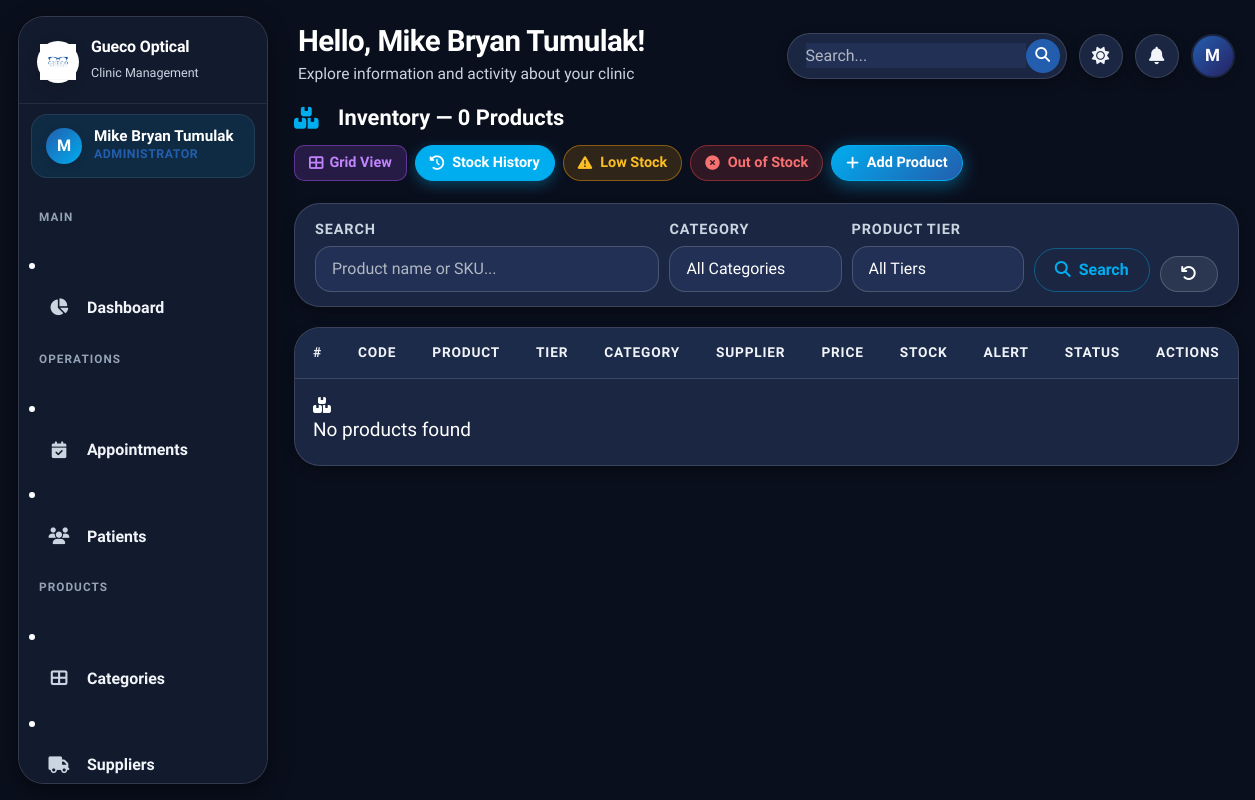
/admin/inventory.php?stock=low (signed in), run on the app's committed database.
### tables this page shows
CREATE TABLE `users` (
  `id` int(11) NOT NULL AUTO_INCREMENT,
  `full_name` varchar(100) NOT NULL,
  `email` varchar(100) NOT NULL,
  `password` varchar(255) NOT NULL,
  `role` enum('admin','doctor','saleslady') NOT NULL,
  `phone` varchar(20) DEFAULT NULL,
  `status` enum('active','inactive') DEFAULT 'active',
  `profile_photo` varchar(255) DEFAULT NULL,
  `created_at` timestamp NOT NULL DEFAULT current_timestamp(),
  `updated_at` timestamp NOT NULL DEFAULT current_timestamp() ON UPDATE current_timestamp(),
  PRIMARY KEY (`id`),
  UNIQUE KEY `email` (`email`)
);

### config/functions.php (called while the page is built, shortened)
<?php
function getCurrentUser(): ?array {
    try {
        $db = getDB();
        $stmt = $db->prepare("SELECT id, full_name, role, email, phone, status FROM users WHERE id = ?");
        $stmt->execute([$_SESSION['user_id']]);
        $user = $stmt->fetch();
        if ($user) {
            $currentUser = $user;
            return $currentUser;
        }
    } catch (Exception $e) {
    }
    $currentUser = [
        'id'        => $_SESSION['user_id'] ?? 0,
        'full_name' => $_SESSION['user_name'] ?? 'User',
        'role'      => $_SESSION['user_role'] ?? 'guest',
        'email'     => $_SESSION['user_email'] ?? '',
    ];
    return $currentUser;
}
function getRoleLabel(string $role): string {
    return match($role) {
        'admin'     => 'Administrator',
        'doctor'    => 'Optometrist',
        'saleslady' => 'Saleslady / Cashier',
        default     => ucfirst($role),
    };
}
function sanitize(?string $value): string {
    return htmlspecialchars(strip_tags(trim($value)), ENT_QUOTES, 'UTF-8');
}
function getClinicLogoUrl(string $basePrefix = ''): string {
    static $cachedLogo = null;
    try {
        $db = getDB();
        $stmt = $db->prepare("SELECT setting_value FROM site_settings WHERE setting_key = 'clinic_logo' LIMIT 1");
        $stmt->execute();
        $custom = $stmt->fetchColumn();
        if (!empty($custom) && file_exists(__DIR__ . '/../' . ltrim($custom, '/'))) {
            $cachedLogo = ltrim($custom, '/');
        } else {
            $cachedLogo = 'assets/images/logo.png';
        }
    } catch (Throwable $e) {
        $cachedLogo = 'assets/images/logo.png';
    }
    $realFile = __DIR__ . '/../' . $cachedLogo;
    $ver = file_exists($realFile) ? filemtime($realFile) : '2';
    $cachedLogo .= '?v=' . $ver;
    return $basePrefix . $cachedLogo;
}

### admin/inventory.php (the view, shortened to what this page needs)
<?php
require_once __DIR__ . '/../config/functions.php';
$db = getDB();
$search = sanitize($_GET['search'] ?? '');
$stockFilter = $_GET['stock'] ?? '';
$where = ['1=1']; $params = [];
if ($stockFilter === 'low') { $where[] = 'p.stock_quantity <= p.low_stock_alert'; }
$whereStr = implode(' AND ', $where);
$products = $db->prepare("
    SELECT p.*, c.name as cat_name, s.company_name as supplier_name
    FROM products p
    JOIN categories c ON c.id=p.category_id
    LEFT JOIN suppliers s ON s.id=p.supplier_id
    WHERE $whereStr ORDER BY c.name, p.name ASC
");
$products->execute($params); $products = $products->fetchAll();
$extraHead = '<link rel="stylesheet" href="'.BASE_URL.'assets/css/pages/inventory.css?v='.time().'">';
include __DIR__ . '/../includes/header.php';
?>
<div class="section-header">
  <h5><i  class="fas fa-boxes me-2 inv-b6b6a8"></i>Inventory — <?= count($products) ?> Products</h5>
  <div class="inv-96b971">
    <button id="viewToggleBtn" class="btn btn-view-toggle btn-sm" onclick="toggleView()"><i class="fas fa-th-large"></i> Grid View</button>
    <a href="inventory_logs.php" class="btn btn-info btn-sm text-white"><i class="fas fa-history"></i> Stock History</a>
    <a href="?stock=low" class="btn btn-warning btn-sm"><i class="fas fa-exclamation-triangle"></i> Low Stock</a>
    <a href="?stock=out" class="btn btn-danger btn-sm"><i class="fas fa-times-circle"></i> Out of Stock</a>
    <button class="btn btn-primary btn-sm" onclick="openModal('addProductModal')"><i class="fas fa-plus"></i> Add Product</button>
  </div>
</div>
<div  class="card inv-684111">
  <div  class="card-body inv-140fb6">
    <form method="GET" class="inv-7cdce4">
      <div class="inv-ce6b9e"><label  class="form-label inv-7c8fee">Search</label>
        <input type="text" name="search" class="form-control" placeholder="Product name or SKU..." value="<?= htmlspecialchars($search) ?>"></div>
      <div class="inv-398dad"><label  class="form-label inv-7c8fee">Category</label>
        <select name="cat" class="form-select">
          <option value="">All Categories</option>
        </select></div>
      <div class="inv-398dad"><label  class="form-label inv-7c8fee">Product Tier</label>
        <select name="tier" class="form-select">
          <option value="">All Tiers</option>
        </select></div>
      <div><button type="submit" class="btn btn-outline-primary"><i class="fas fa-search"></i> Search</button></div>
      <div><a href="inventory.php" class="btn btn-secondary"><i class="fas fa-undo"></i></a></div>
    </form>
  </div>
</div>
<div class="table-wrapper" id="tableView">
  <div class="table-responsive">
    <table class="table">
      <thead><tr><th>#</th><th>CODE</th><th>Product</th><th>Tier</th><th>Category</th><th>Supplier</th><th>Price</th><th>Stock</th><th>Alert</th><th>Status</th><th>Actions</th></tr></thead>
      <tbody>
        <?php if (empty($products)): ?>
        <tr><td colspan="11"><div class="empty-state"><div class="empty-icon"><i class="fas fa-boxes"></i></div><h6>No products found</h6></div></td></tr>
        <?php endif; ?>
      </tbody>
    </table>
  </div>
</div>
<?php include __DIR__ . '/../includes/footer.php'; ?>

### includes/header.php (shortened to what this page needs)
<?php
require_once __DIR__ . '/../config/functions.php';
$user        = getCurrentUser();
$fullName    = $user['full_name'] ?? 'Admin';
$initials    = strtoupper(substr($fullName, 0, 1));
$userTheme = $_COOKIE['gueco_theme'] ?? ($_COOKIE['theme'] ?? 'dark');
$currentTheme = ($userTheme === 'light') ? 'light' : 'dark';
?>
<!DOCTYPE html>
<html lang="en" data-theme="<?= $currentTheme ?>">
<head>
  <link href="https://cdn.jsdelivr.net/npm/bootstrap@5.3.3/dist/css/bootstrap.min.css" rel="stylesheet">
  <link rel="stylesheet" href="https://cdnjs.cloudflare.com/ajax/libs/font-awesome/6.5.0/css/all.min.css">
  <link rel="stylesheet" href="<?= BASE_URL ?>assets/css/style.css?v=<?= time() ?>">
  <?php if (isset($extraHead)) echo $extraHead; ?>
</head>
<body>
<div class="app-wrapper">
  <aside class="sidebar" id="sidebar">
    <div class="sidebar-logo">
      <div class="logo-icon">
        <img src="<?= htmlspecialchars(getClinicLogoUrl(BASE_URL)) ?>" alt="Logo" style="width:100%; height:100%; object-fit:contain;">
      </div>
      <div class="logo-text">
        <h6>Gueco Optical</h6>
        <span>Clinic Management</span>
      </div>
    </div>
    <div class="sidebar-user">
      <div class="user-avatar">
        <span><?= $initials ?></span>
      </div>
      <div class="user-info">
        <div class="user-name"><?= sanitize($fullName) ?></div>
        <div class="user-role"><?= getRoleLabel($user['role'] ?? '') ?></div>
      </div>
    </div>
    <nav class="sidebar-nav">
      <?php include __DIR__ . '/sidebar.php'; ?>
    </nav>
  </aside>
  <div class="main-content">
    <header class="app-header">
      <div class="header-left">
        <div class="header-greeting">
          <h4>Hello, <?= sanitize($fullName) ?>!</h4>
          <p>Explore information and activity about your clinic</p>
        </div>
      </div>
      <div class="header-right">
        <div class="header-search-wrap">
          <input type="text" placeholder="Search..." aria-label="Search">
          <button type="button" class="header-search-btn" title="Search">
            <i class="fas fa-search"></i>
          </button>
        </div>
        <button class="header-icon-btn" id="themeToggle" title="Toggle Theme">
          <i class="fas fa-moon" id="themeIcon"></i>
        </button>
        <div class="dropdown" id="notifDropdownWrap">
          <button class="header-icon-btn" type="button" data-bs-toggle="dropdown" aria-expanded="false" title="Notifications">
            <i class="fas fa-bell"></i>
          </button>
        </div>
        <div class="header-avatar" title="<?= sanitize($fullName) ?>">
          <?= $initials ?>
        </div>
      </div>
    </header>
    <div class="page-content">

### assets/css/pages/inventory.css (style rules this page uses)
.inv-b6b6a8 { color:var(--clr-primary-light) }
.inv-96b971 { display:flex;gap:8px;flex-wrap:wrap; }
.inv-684111 { margin-bottom:20px; }
.inv-140fb6 { padding:14px 20px; }
.inv-7cdce4 { display:flex;gap:10px;flex-wrap:wrap;align-items:flex-end; }
.inv-ce6b9e { flex:2;min-width:180px; }
.inv-7c8fee { margin-bottom:5px; }
.inv-398dad { flex:1;min-width:160px; }
.btn-view-toggle { background: rgba(168, 85, 247, 0.18) !important; color: #C084FC !important; border: 1.5px solid rgba(168, 85, 247, 0.45) !important; font-weight: 600 !important; border-radius: 10px !important; padding: 6px 14px !important; display: inline-flex !important; align-items: center !important; gap: 6px !important; transition: all 0.2s ease !important; }

### data on the page
users: full_name "M", full_name "Mike Bryan Tumulak", role "ADMINISTRATOR"

### other printed values
count($products) "0"
